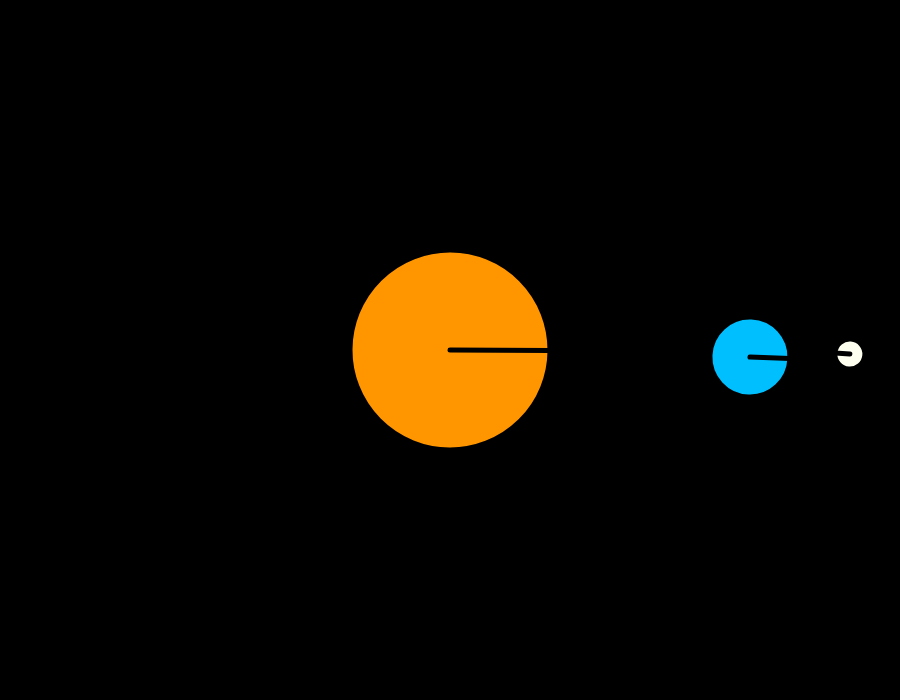
Frame 1 (no input)
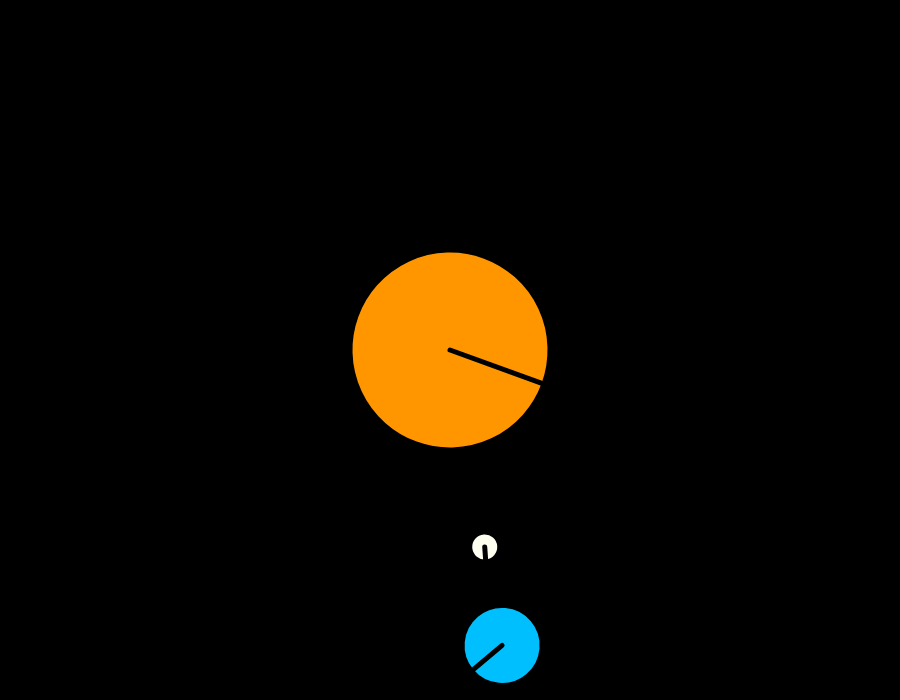
Frame 60 (no input)
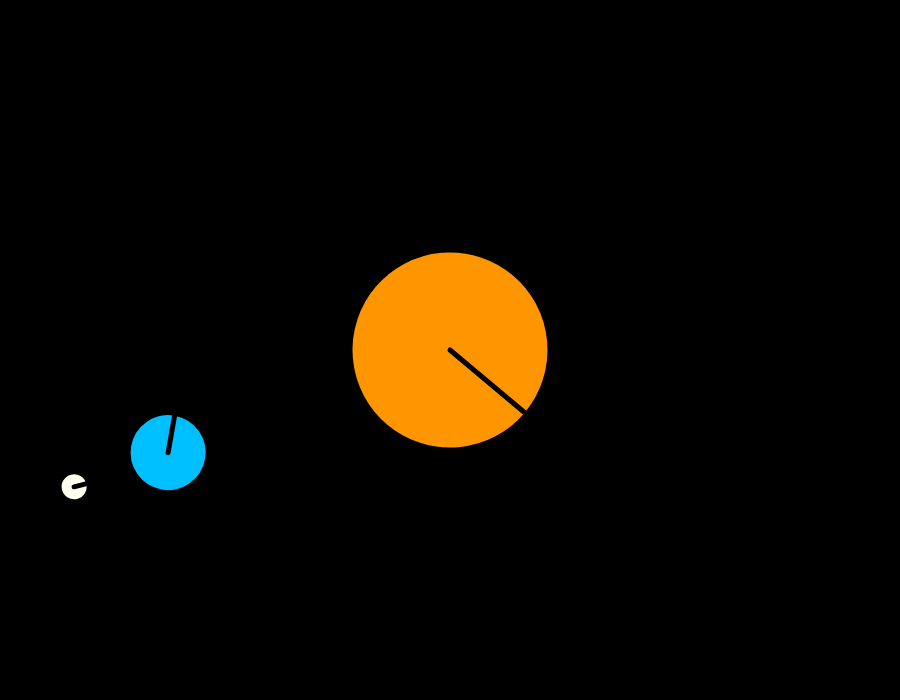
Frame 120 (the mouse pressed at the canvas centre since frame 60)

The p5.js sketch that drew these frames (run headless with seeded random() and noise() and a simulated clock; from frame 60 on, the mouse is pressed at the canvas centre):

// p5.js sketch
// ── sketch.js
var speed;

function setup() {
    createCanvas(900, 700);
}

function draw() {
    background(0);
    speed = frameCount;

    push();
    
    /* setting for the sun */
    translate(width/2, height/2);        // locate at the center
    rotate(radians(speed/3));            // spin around its axis 
    celestialObj(color(255,150,0), 200); // draw the sun    
    
    /* setting for the earth */
    rotate(radians(speed));         // rotate right around the sun
    translate(300, 0);            // move to orbit 300 px       
    rotate(radians(speed));         // spin around its axis 
    celestialObj(color(0,191,255), 80);     // draw the earth  

    /* setting for the moon */    
    rotate(radians(-speed*4));  // rotate left around the earth
    translate(100, 0);
    
    // calculate the angle to show the same side to earthlings
    var moonSpinAngle = map(minute(), 0, 60, 0, 360);  
    rotate(radians(moonSpinAngle));
    celestialObj(color(255,255,240), 30);     // draw the moon    
    
    pop();

}

function celestialObj(c, size){
    strokeWeight(5);
    fill(c);
    stroke(0);
    ellipse(0, 0, size, size);
    line(0, 0, size/2, 0);
}
